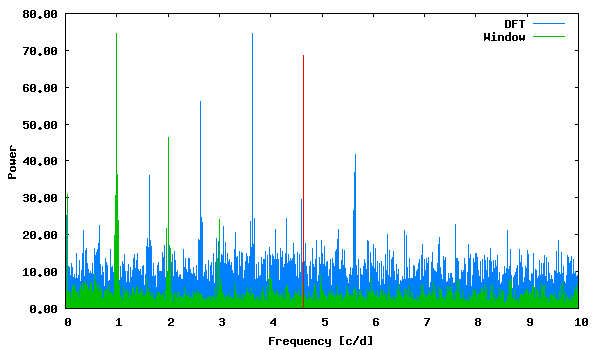

The script that saved this image:
set term png size 600,350 medium
set colors classic
set output "phase_lc_12.deeming.png"
set xlabel "Frequency [c/d]"
set ylabel "Power"
set format y "%5.2f"
plot "deeming.periodogram" using 1:2 with lines linecolor 3 title "DFT", "deeming.periodogram" using 1:3 with lines linecolor 2 title "Window", "<echo '4.641608 68.47878618'" with impulses linecolor 1 title ""
 
